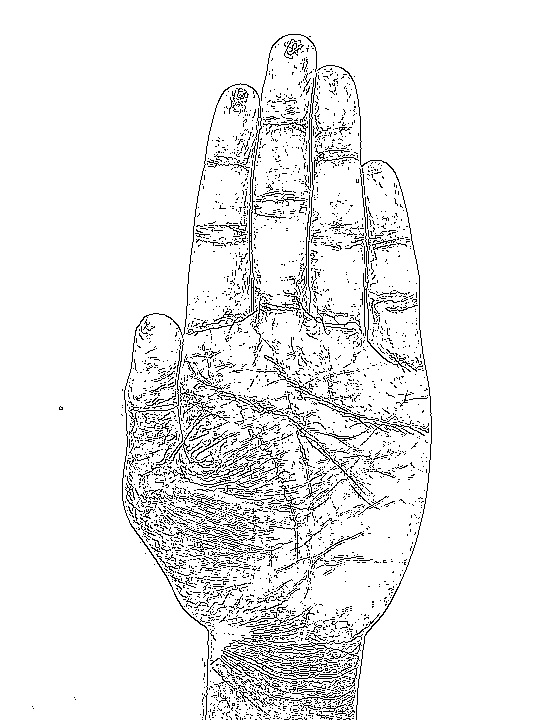
#> input picture palm.jpg, 540 x 720 px, found by its file name
$ jupyter execute --allow-errors 'Palm Lines.ipynb'
#> lines starting #> are read from the running program, lines starting #| are printed output that depends on the picture; after the words box and inside, x2 and y2 are one past the last pixel; in counts of white or black regions, pixels touching at a corner belong together
[cell 1]
import cv2
image = cv2.imread('E:/Machine Learning CSV/palm.jpg')
#> image is the input picture: shape (720, 540, 3); min 0, max 255, mean 236.6

[cell 2]
cv2.imshow("palm",image)
cv2.waitKey(0)

[cell 3]
gray = cv2.cvtColor(image,cv2.COLOR_BGR2GRAY)
edge = cv2.Canny(gray,60,65,apertureSize=3)
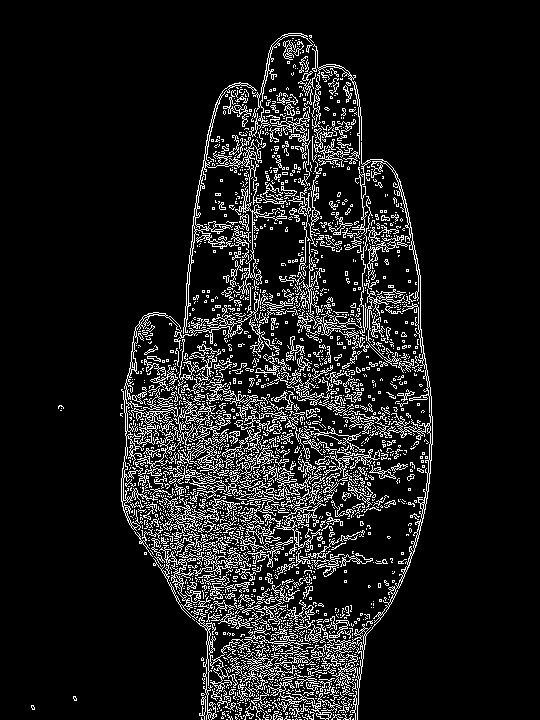
#> edge: shape (720, 540); 10.6% white in thin lines or dots, all inside (x1, y1, x2, y2) = (31, 33, 433, 720)
cv2.imshow('edge',edge)
cv2.waitKey(0)
edge = cv2.bitwise_not(edge)
cv2.imshow("Change black and white",edge)
cv2.waitKey(0)
cv2.imwrite('PalmLines.jpg',edge)
#> (the rest of this cell did not finish here and is left out)
